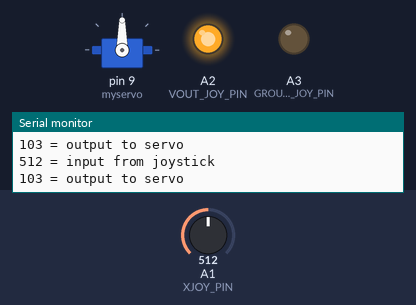
Recording of a sketch running on a simulated Arduino Uno, built with avr-gcc and run on an emulated ATmega328P. Shown: servo, output pins drawn as LEDs (lit = HIGH), the last lines printed to the serial monitor. Inputs (shaded band) come from the test bench; at power-on: A1 (XJOY_PIN) = 512.

Above: at 1.2 s.
1.3 s: A1 (XJOY_PIN) set to 104
4.3 s: A1 (XJOY_PIN) set to 91
At 4.7 s:
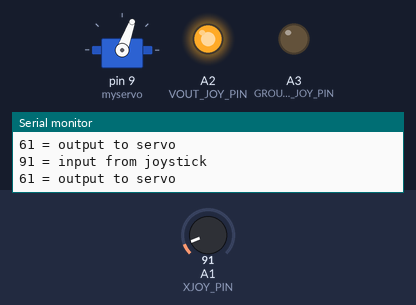
7.3 s: A1 (XJOY_PIN) set to 887
10.3 s: A1 (XJOY_PIN) set to 910
At 12.43 s:
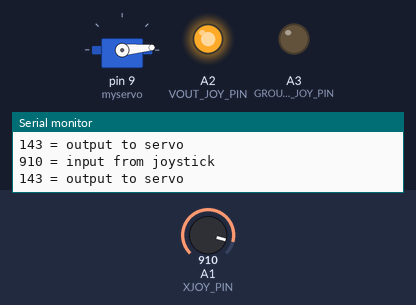
13.3 s: A1 (XJOY_PIN) set to 900
At 13.3 s:
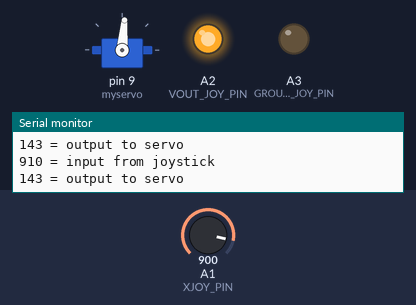
16.3 s: A1 (XJOY_PIN) set to 1023
At 18.4 s:
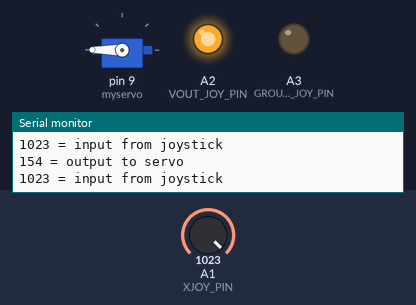
Timing chart, 0 to 19.9 s (numbered marks = the images above; inputs shaded):
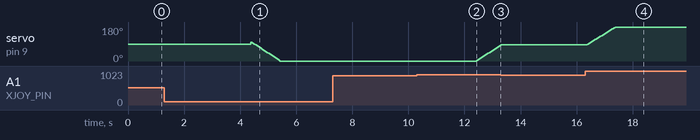

Measured:
- the behaviour switches between 100 and 99 on A1 (XJOY_PIN) (found by bisection; images 0 and 1)
- the behaviour switches between 900 and 901 on A1 (XJOY_PIN) (found by bisection; images 1 and 2)
- after the input at 10.3 s, servo on pin 9 (myservo): moves from 0° to 85° over 0.87 s, starting after 2.1 s
- after the input at 13.3 s, servo on pin 9 (myservo): stays 85° (without the input it goes to 90° after 0.05 s)
- after the input at 16.3 s, servo on pin 9 (myservo): moves from 85° to 180° over 0.99 s, starting after 0.08 s

The sketch:

sevo_controlledByJoystick.ino
```cpp
#include <Servo.h>
#define SERVO_PIN 9
#define GROUND_JOY_PIN A3            //joystick ground pin will connect to Arduino analog pin A3
#define VOUT_JOY_PIN A2              //joystick +5 V pin will connect to Arduino analog pin A2
#define XJOY_PIN A1                  //X axis reading from joystick will go into analog pin A1
Servo myservo ;
int value = 100;

void setup()
{
 Serial.begin(9600);
 pinMode(VOUT_JOY_PIN, OUTPUT) ;    //pin A3 shall be used as output
 pinMode(GROUND_JOY_PIN, OUTPUT) ;  //pin A2 shall be used as output
 digitalWrite(VOUT_JOY_PIN, HIGH) ; //set pin A3 to high (+5V)
 digitalWrite(GROUND_JOY_PIN,LOW) ; //set pin A3 to low (ground)
 myservo.attach(9);
}

void loop()
{
 delay(20);
 int joystickXVal = analogRead(XJOY_PIN) ;  //read joystick input on pin A1
 Serial.print(joystickXVal);                //print the value from A1
 Serial.println(" = input from joystick");  //print "=input from joystick" next to the value
 Serial.print((joystickXVal+520)/10);       //print a from A1 calculated, scaled value
 Serial.println(" = output to servo");      //print "=output to servo" next to the value
 Serial.println() ;
 //myservo.write((joystickXVal+520)/10);      //write the calculated value to the servo
 if(joystickXVal<100&&(((joystickXVal+520)/10)>1)){
   myservo.write(value);
   value = value-5;
 }
 if(joystickXVal>900&&(((joystickXVal+520)/10)<199)){
   myservo.write(value);
   value = value+5;
 }
}
```
